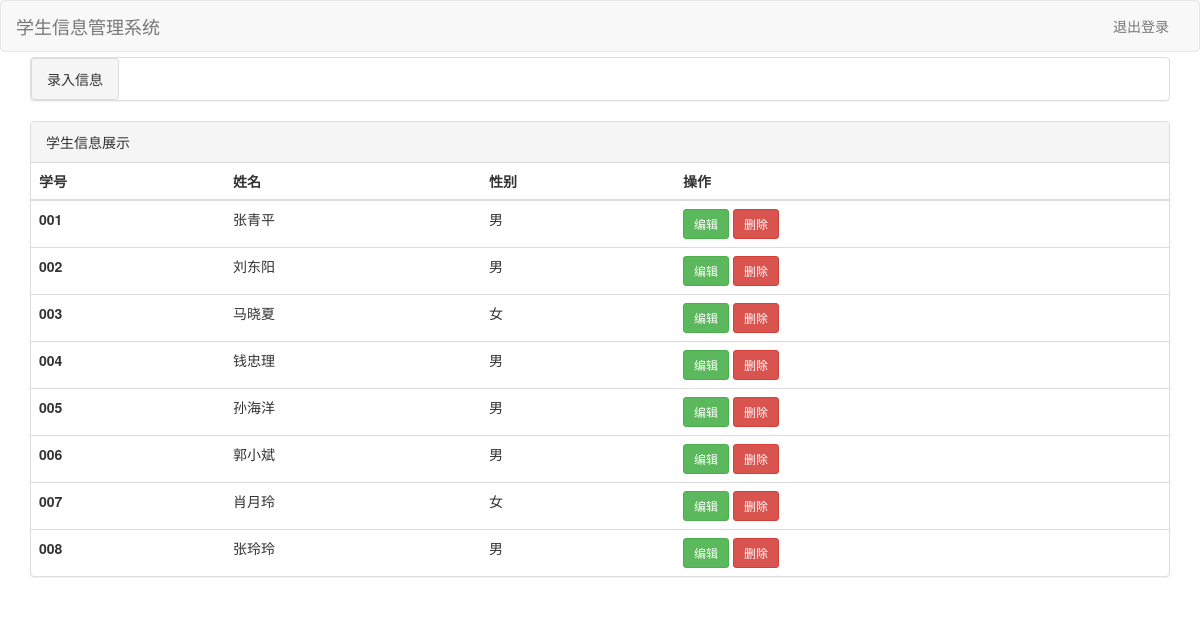
/backstage (signed in), run on the app's committed database.
### tables this page shows
CREATE TABLE "student_info" (
  "学号" TEXT(255),
  "姓名" TEXT(255),
  "性别" TEXT(255)
);

### app.py (the view)
@web.route("/backstage", methods=["GET", "POST"])
def backstage():
    if g.Turntable:
        return render_template("backstage.html", date_List=getStudentInfo(database))
    else:
        return redirect(url_for("login"))

### app.py (called while the page is built, shortened)
@web.before_request
def before_request():
    user_id = session.get("uname")
    if user_id:
        g.Turntable = True

### web_sqlite.py (called while the page is built)
def getStudentInfo(database: My_sqlite) -> tuple:
    with database:
        return database.getStudentInfo()

    def __enter__(self):
        self.conn = sqlite3.connect(self.sqlName)
        self.cursor = self.conn.cursor()
        return self

    def __exit__(self, exc_type, exc_avl, exc_tb):
        self.cursor.close()
        self.conn.close()

    def getStudentInfo(self) -> list:
        sql = "SELECT 学号,姓名,性别 FROM student_info"
        date = self.cursor.execute(sql).fetchall()
        return date

### templates/backstage.html (shortened to what this page needs)
<!DOCTYPE html>
<html lang="en">
<head>
    <link rel="stylesheet" href="{{ url_for('static',filename='plugin/bootstrap-3.4.1-dist/css/bootstrap.css') }}">
</head>
<body>
<div class="Navigation">
    <nav class="navbar navbar-default">
        <div class="container-fluid">
            <div class="navbar-header">
                <span class="navbar-brand" href="">学生信息管理系统</span>
            </div>
            <div class="collapse navbar-collapse" id="bs-example-navbar-collapse-1">
                <ul class="nav navbar-nav navbar-right">
                    <li><a href="/logout">退出登录</a></li>
                </ul>
            </div>
        </div>
    </nav>
</div>
<div class="container">
    <div class="panel panel-default">
        <div class="panel-heading btn btn-info ">录入信息</div>
    </div>
    <div class="panel panel-default">
        <div class="panel-heading">学生信息展示</div>
        <table class="table table-hover">
            <thead>
            <tr>
                <th>学号</th>
                <th>姓名</th>
                <th>性别</th>
                <th>操作</th>
            </tr>
            </thead>
            <tbody>
            {% for item in date_List %}
                <tr class="stu_tr">
                    <th scope="row">{{ item[0] }}</th>
                    <td>{{ item[1] }}</td>
                    <td>{{ item[2] }}</td>
                    <td>
                        <a class="btn btn-success btn-sm">编辑</a>
                        <a class="btn btn-danger btn-sm">删除</a>
                    </td>
                </tr>
            {% endfor %}
            </tbody>
        </table>
    </div>
</div>
</body>
</html>

### templates/backstage.html (style rules this page uses)
.container { margin-bottom: 30px; }
.Navigation { margin-bottom: -15px; }

### data on the page
student_info: 学号 "001", 姓名 "张青平", 性别 "男"
student_info: 学号 "002", 姓名 "刘东阳", 性别 "男"
student_info: 学号 "003", 姓名 "马晓夏", 性别 "女"
student_info: 学号 "004", 姓名 "钱忠理", 性别 "男"
student_info: 学号 "005", 姓名 "孙海洋", 性别 "男"
student_info: 学号 "006", 姓名 "郭小斌", 性别 "男"
student_info: 学号 "007", 姓名 "肖月玲", 性别 "女"
student_info: 学号 "008", 姓名 "张玲玲", 性别 "男"
